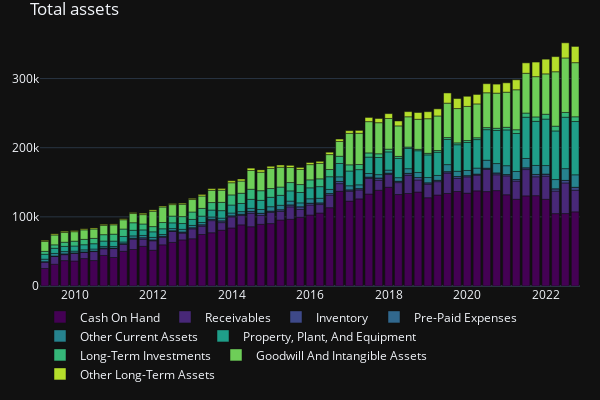

Write notebook code for a chart like this one.
### Code cell
assets_stackplot = create_stacker_bar(balance[['Cash On Hand',
    'Receivables',
    'Inventory',
    'Pre-Paid Expenses',
    'Other Current Assets',
    'Property, Plant, And Equipment',
    'Long-Term Investments',
    'Goodwill And Intangible Assets',
    'Other Long-Term Assets'
    ]], title_='Total assets')
assets_stackplot
